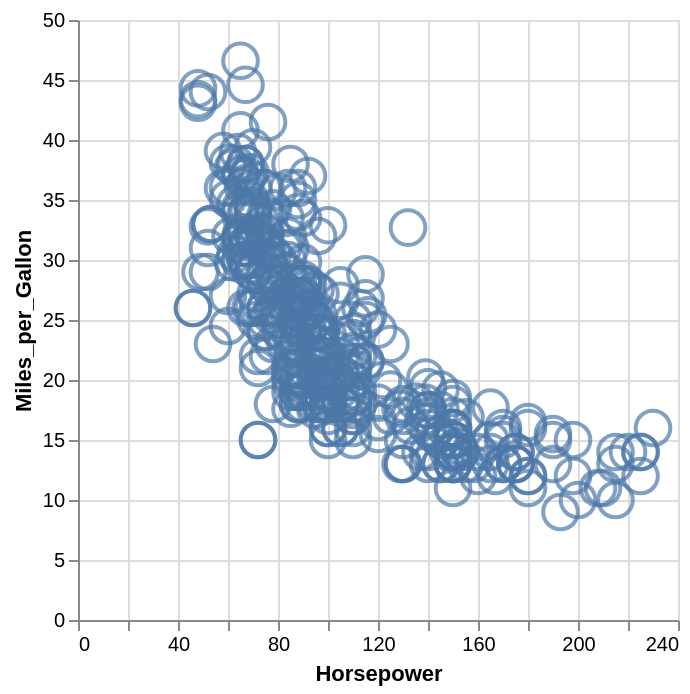

Write a Vega-Lite specification for this figure.
### Vega-Lite specification from a JSON file in a GitHub repository (floating-point values rounded to 4 significant figures; data arrays with more than 128 entries replaced by an {"elided": "..."} marker saying what was removed)
{"$schema": "https://vega.github.io/schema/vega-lite/v4.json", "data": {"values": {"elided": "406 records"}}, "selection": {"paintbrush": {"type": "multi", "on": "mouseover", "empty": "all"}}, "mark": "point", "encoding": {"x": {"field": "Horsepower", "type": "quantitative"}, "y": {"field": "Miles_per_Gallon", "type": "quantitative"}, "size": {"condition": {"selection": "paintbrush", "value": 300}, "value": 50}}}
